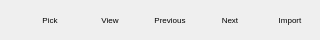
<?xml version="1.0" encoding="UTF-8"?>
<ui version="4.0">
 <class>PaintingPickTool</class>
 <widget class="QWidget" name="PaintingPickTool">
  <property name="geometry">
   <rect>
    <x>0</x>
    <y>0</y>
    <width>320</width>
    <height>40</height>
   </rect>
  </property>
  <property name="minimumSize">
   <size>
    <width>0</width>
    <height>40</height>
   </size>
  </property>
  <property name="maximumSize">
   <size>
    <width>16777215</width>
    <height>40</height>
   </size>
  </property>
  <property name="windowTitle">
   <string>Painting pick tools</string>
  </property>
  <widget class="QToolButton" name="Back">
   <property name="geometry">
    <rect>
     <x>0</x>
     <y>0</y>
     <width>20</width>
     <height>40</height>
    </rect>
   </property>
   <property name="text">
    <string/>
   </property>
   <property name="icon">
    <iconset resource="../../Images/Branon.qrc">
     <normaloff>:/images/moveLeft.png</normaloff>:/images/moveLeft.png</iconset>
   </property>
   <property name="autoRaise">
    <bool>true</bool>
   </property>
  </widget>
  <widget class="QToolButton" name="Pick">
   <property name="geometry">
    <rect>
     <x>20</x>
     <y>0</y>
     <width>60</width>
     <height>40</height>
    </rect>
   </property>
   <property name="font">
    <font>
     <pointsize>6</pointsize>
    </font>
   </property>
   <property name="text">
    <string>Pick</string>
   </property>
   <property name="icon">
    <iconset resource="../private.qrc">
     <normaloff>:/icons/pick.png</normaloff>:/icons/pick.png</iconset>
   </property>
   <property name="iconSize">
    <size>
     <width>18</width>
     <height>18</height>
    </size>
   </property>
   <property name="toolButtonStyle">
    <enum>Qt::ToolButtonTextUnderIcon</enum>
   </property>
   <property name="autoRaise">
    <bool>true</bool>
   </property>
  </widget>
  <widget class="QToolButton" name="View">
   <property name="geometry">
    <rect>
     <x>80</x>
     <y>0</y>
     <width>60</width>
     <height>40</height>
    </rect>
   </property>
   <property name="font">
    <font>
     <pointsize>6</pointsize>
    </font>
   </property>
   <property name="text">
    <string>View</string>
   </property>
   <property name="icon">
    <iconset resource="../private.qrc">
     <normaloff>:/icons/view.png</normaloff>:/icons/view.png</iconset>
   </property>
   <property name="iconSize">
    <size>
     <width>18</width>
     <height>18</height>
    </size>
   </property>
   <property name="toolButtonStyle">
    <enum>Qt::ToolButtonTextUnderIcon</enum>
   </property>
   <property name="autoRaise">
    <bool>true</bool>
   </property>
  </widget>
  <widget class="QToolButton" name="Previous">
   <property name="geometry">
    <rect>
     <x>140</x>
     <y>0</y>
     <width>60</width>
     <height>40</height>
    </rect>
   </property>
   <property name="font">
    <font>
     <pointsize>6</pointsize>
    </font>
   </property>
   <property name="text">
    <string>Previous</string>
   </property>
   <property name="icon">
    <iconset resource="../private.qrc">
     <normaloff>:/icons/previous.png</normaloff>:/icons/previous.png</iconset>
   </property>
   <property name="iconSize">
    <size>
     <width>18</width>
     <height>18</height>
    </size>
   </property>
   <property name="toolButtonStyle">
    <enum>Qt::ToolButtonTextUnderIcon</enum>
   </property>
   <property name="autoRaise">
    <bool>true</bool>
   </property>
  </widget>
  <widget class="QToolButton" name="Next">
   <property name="geometry">
    <rect>
     <x>200</x>
     <y>0</y>
     <width>60</width>
     <height>40</height>
    </rect>
   </property>
   <property name="font">
    <font>
     <pointsize>6</pointsize>
    </font>
   </property>
   <property name="text">
    <string>Next</string>
   </property>
   <property name="icon">
    <iconset resource="../private.qrc">
     <normaloff>:/icons/next.png</normaloff>:/icons/next.png</iconset>
   </property>
   <property name="toolButtonStyle">
    <enum>Qt::ToolButtonTextUnderIcon</enum>
   </property>
   <property name="autoRaise">
    <bool>true</bool>
   </property>
  </widget>
  <widget class="QToolButton" name="Import">
   <property name="geometry">
    <rect>
     <x>260</x>
     <y>0</y>
     <width>60</width>
     <height>40</height>
    </rect>
   </property>
   <property name="font">
    <font>
     <pointsize>6</pointsize>
    </font>
   </property>
   <property name="text">
    <string>Import</string>
   </property>
   <property name="icon">
    <iconset resource="../private.qrc">
     <normaloff>:/icons/camera.png</normaloff>:/icons/camera.png</iconset>
   </property>
   <property name="iconSize">
    <size>
     <width>18</width>
     <height>18</height>
    </size>
   </property>
   <property name="toolButtonStyle">
    <enum>Qt::ToolButtonTextUnderIcon</enum>
   </property>
   <property name="autoRaise">
    <bool>true</bool>
   </property>
  </widget>
 </widget>
 <resources>
  <include location="../private.qrc"/>
  <include location="../../Images/Branon.qrc"/>
 </resources>
 <connections/>
</ui>
